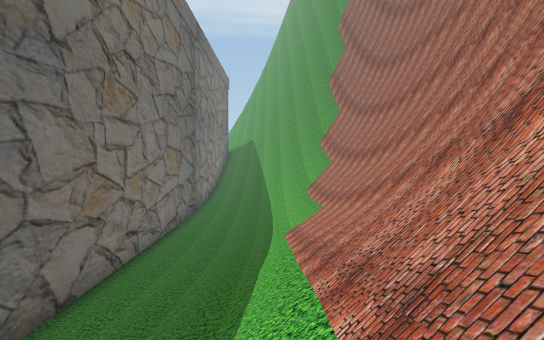
[1] (above)

24 first-person views from a walk through a 3-D level made in the Unity game engine. The camera is 1.5 m above the floor, tilts 2° down and sees 70° across. The floor is counted in squares, 2 m on a side. Each view is taken from the middle of a square. On the plan, view 1 faces up. The plan holds only what a view shows up to about 12 squares ahead; the rest is blank. The place goes on beyond the plan.

[2]
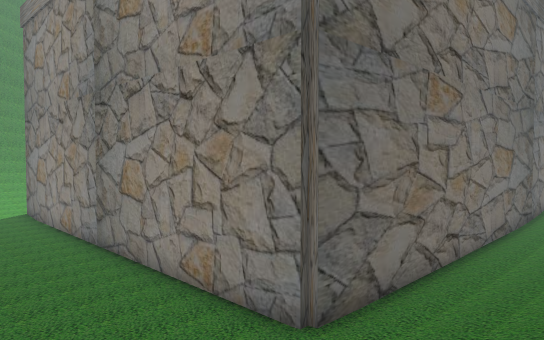

[3]
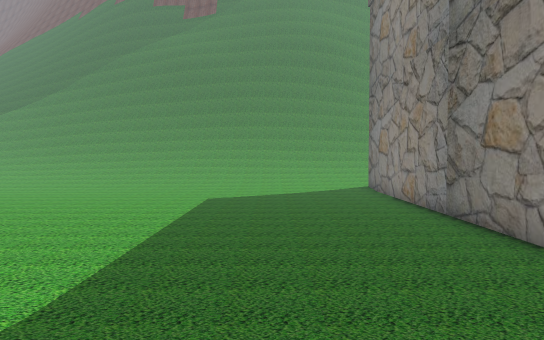

[4]
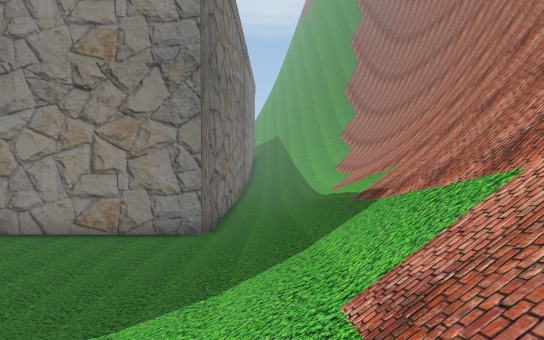

[5]
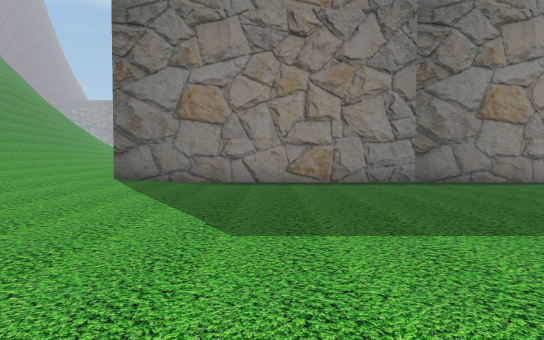

[6]
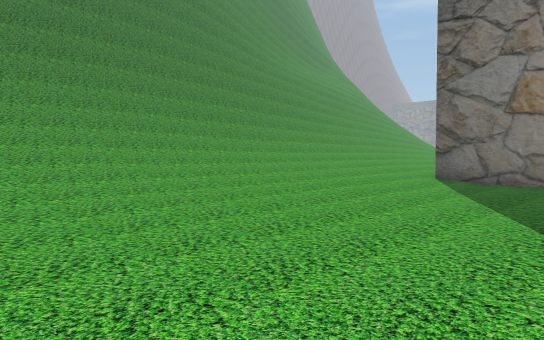

[7]
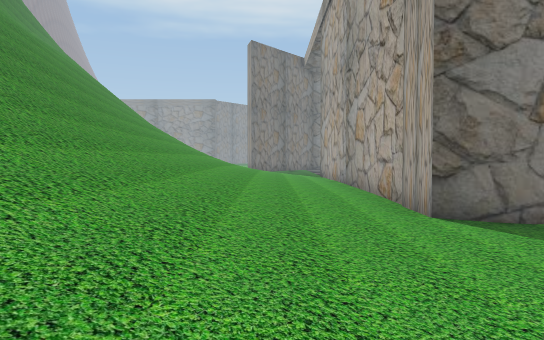

[8]
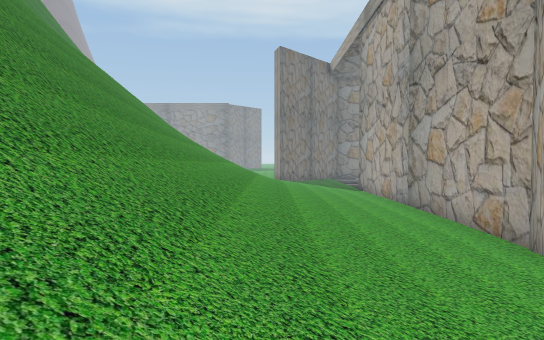

[9]
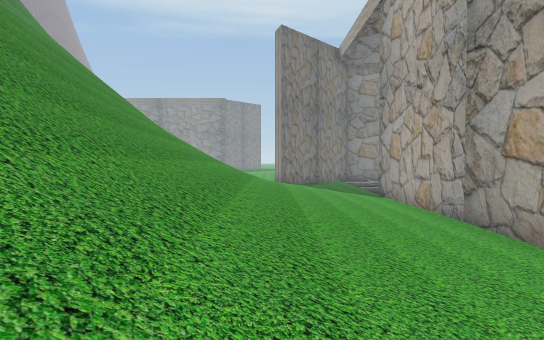

[10]
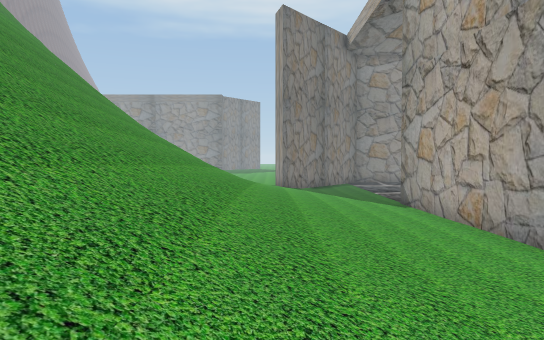

[11]
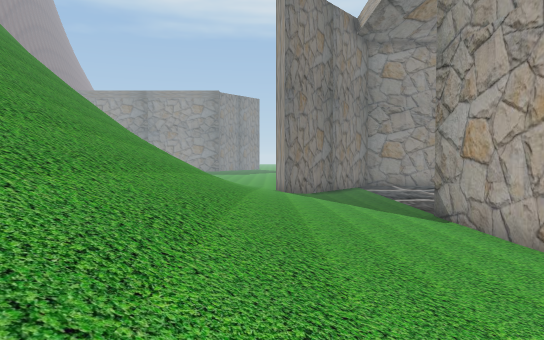

[12]
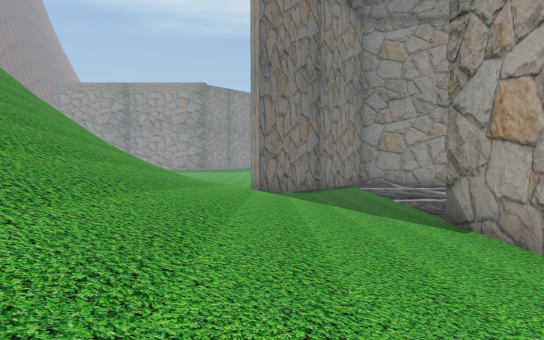

[13]
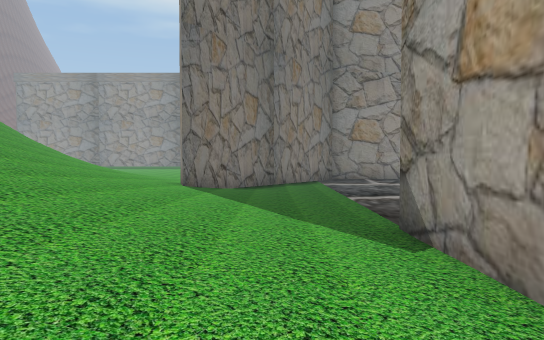

[14]
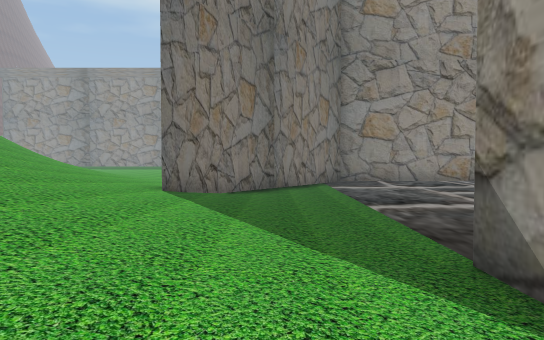

[15]
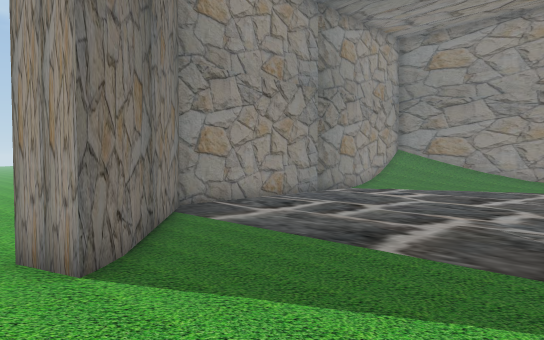

[16]
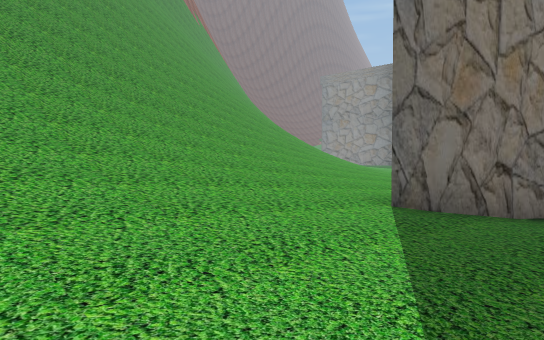

[17]
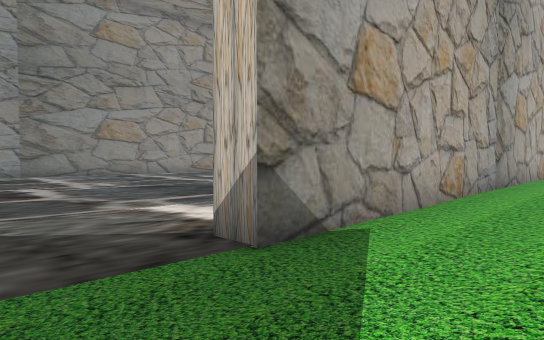

[18]
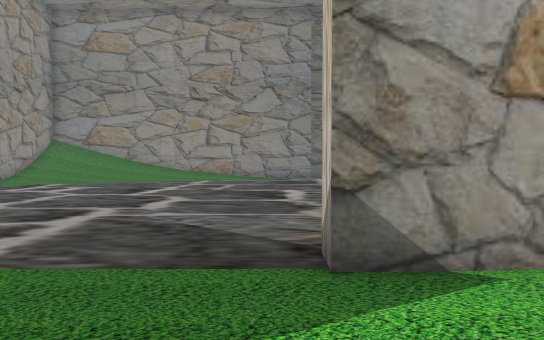

[19]
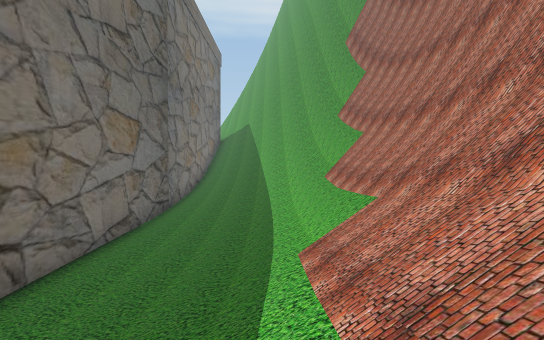

[20]
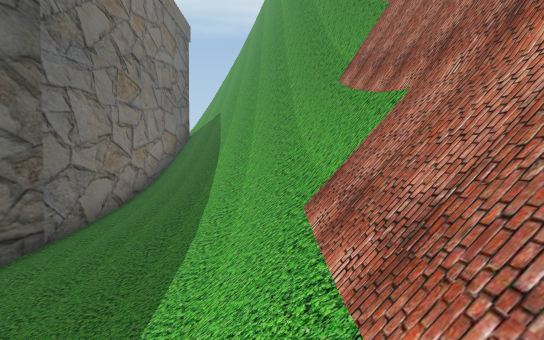

[21]
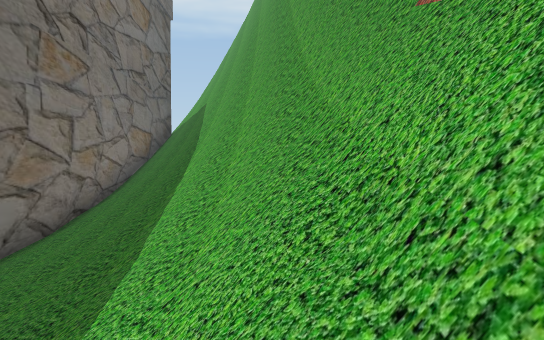

[22]
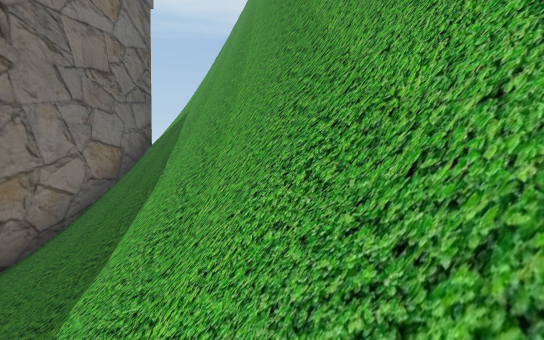

[23]
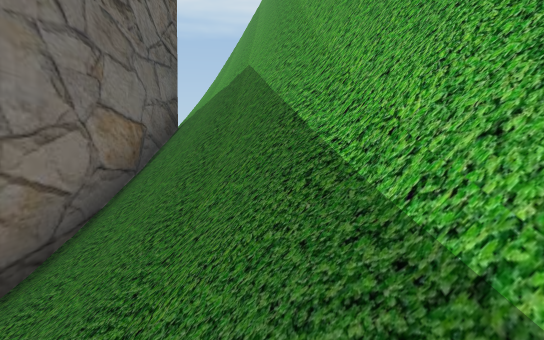

[24]
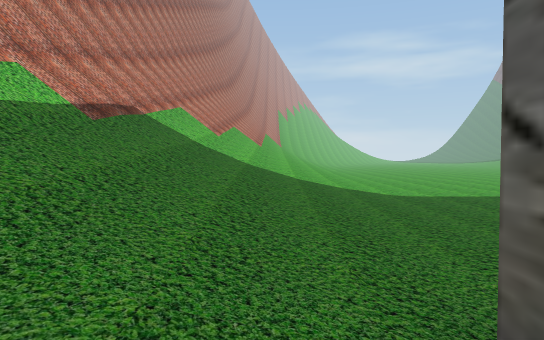

### Floor plan
Key: @ floor where view 1 was taken; # wall or solid block; x gap in a wall; . main floor; : floor 0.5 m higher than the main floor; + floor 0.75 m higher than the main floor; * floor 1.25 m higher than the main floor; % floor 1.5 m higher than the main floor; / step, stairs or slope; = window, fence, low wall or low ledge.
Columns run from 34 left of view 1 to 3 right of it. Each row starts with its distance up from view 1.
 30     ///+    ##...             #/#
 29    ////+:..##......  ..       #/##
 28   //////+:##....... ...       #//#
 27  ///////+:#............       #//#
 26 ////////++#............       #//##
 25 /////////+:............       #///#
 24 /////////++:...........       #///##
 23  ////////++:...........       #///##
 22    //////*+:...........       #////#
 21  ////////*++.............     #////##
 20  /////////++:.#..........     #////##
 19   ////////++:.# .........     #:////#
 18  /////////*+:.#  .......      #:////#
 17  /////////*+::#    ....       #.+///#
 16   ////////*++:#     ..        #.:///#
 15   ////////*++:#               #.:///#
 14   ////////*++:#               #..///#
 13   ////////%++:#               #..://#
 12    ///////%++:#               #..://#
 11    x=/////%++:#               #..://#
 10    ///////%++:#               #..///##
  9    #//////%++:#               #..///=#
  8    #//////%++:#               #.:///##
  7    ##/////%++:#               #.:///#
  6      /////%++:#               #.////#
  5      #////%++:#################:////#
  4       ////%++:.................:////#
  3       ////%++:.................:////#
  2        ///%++:.................////##
  1        ////++:................:////#
  0        ////+::................:///@#
 -1       /////+:.................:////#
 -2      #/////+:.................+////#
 -3      #/////+:.................+////#
 -4      #/////+:................:////##
 -5           /+:.....  .........:////#
 -6                .. . .........:////#

Where each view was taken, in squares from view 1:
view 1: 0 up, 0 right, facing up
view 2: 0 up, 0 right, facing up-left
view 3: 0 up, 2 left, facing left
view 4: 6 down, 2 left, facing up
view 5: 6 down, 16 left, facing up
view 6: 6 down, 16 left, facing up-left
view 7: 2 down, 23 left, facing up
view 8: 1 down, 25 left, facing up
view 9: 3 up, 25 left, facing up
view 10: 6 up, 25 left, facing up
view 11: 9 up, 25 left, facing up
view 12: 12 up, 24 left, facing up
view 13: 15 up, 22 left, facing up
view 14: 17 up, 22 left, facing up
view 15: 21 up, 26 left, facing up-right
view 16: 21 up, 22 left, facing up-left
view 17: 23 up, 23 left, facing down-right
view 18: 21 up, 24 left, facing right
view 19: 5 up, 0 right, facing up
view 20: 11 up, 1 right, facing up
view 21: 15 up, 1 right, facing up
view 22: 18 up, 1 right, facing up
view 23: 22 up, 1 left, facing up
view 24: 6 up, 3 left, facing down
